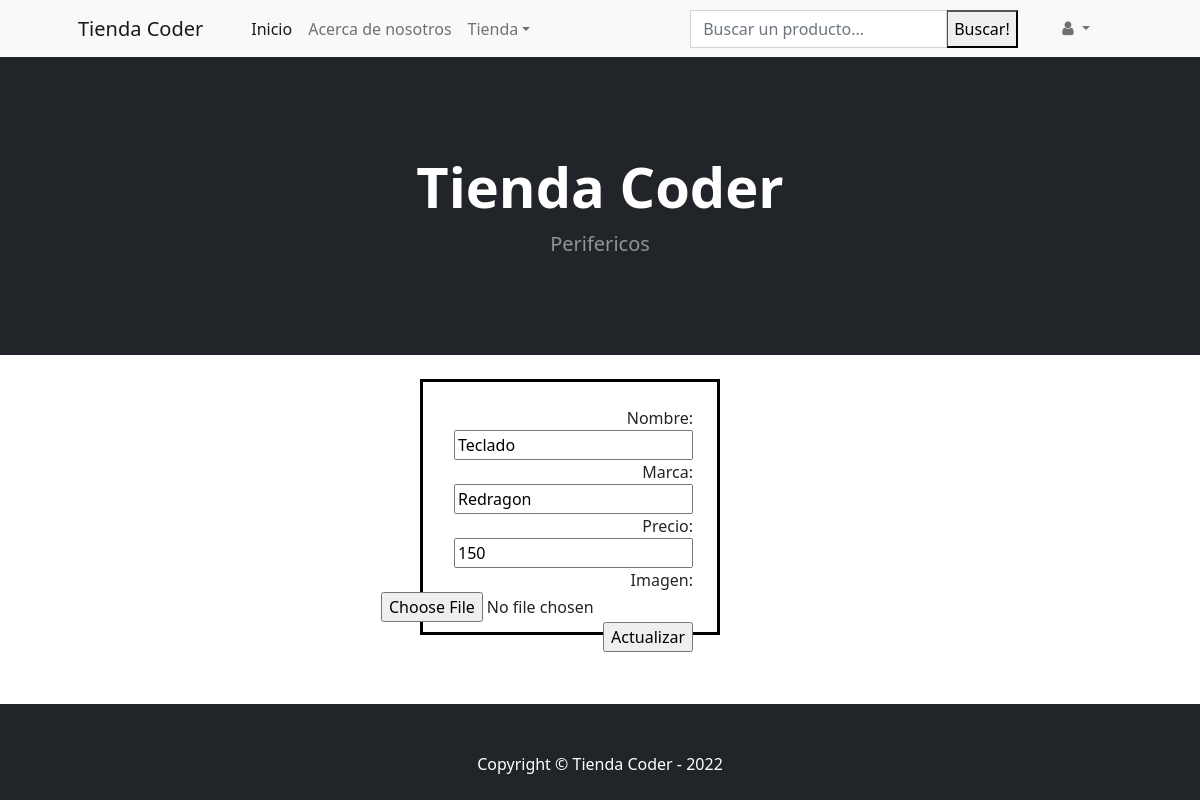
Screenshot of /Tienda_Coder/periferico_editar/6/ with the database file from the repository.
### Tienda_Coder/models.py (models this page shows)
class Perifericos(models.Model):
    nombre = models.CharField(max_length=30)
    marca = models.CharField(max_length=20)
    precio = models.IntegerField()
    imagen = models.ImageField(upload_to='imagen_periferico', null='True', blank='True')

### Tienda_Coder/views.py (the view)
# urls.py: path('Tienda_Coder/periferico_editar/<id>/', Editar_Periferico, name='periferico_editar'),
def Editar_Periferico(request, id):
    periferico = Perifericos.objects.get(id=id)
    if request.method == 'POST':
        form = Perifericos_Form(request.POST)
        if form.is_valid():
            data = form.cleaned_data
            periferico.nombre = data['nombre']
            periferico.marca = data['marca']
            periferico.precio = data['precio']
            periferico.save()
            return redirect('perifericos')
        else:
            return render(request, 'Tienda_Coder/periferico_editar.html', {'form': form, 'errores': form.errors})
    else:
        form = Perifericos_Form(initial={'nombre': periferico.nombre, 'marca': periferico.marca, 'precio': periferico.precio})
        return render(request, 'Tienda_Coder/periferico_editar.html', {'form': form, 'errores': ''})

### Tienda_Coder/forms.py
class Perifericos_Form(forms.Form):
    nombre = forms.CharField()
    marca = forms.CharField()
    precio = forms.IntegerField()
    imagen = forms.ImageField()

### Tienda_Coder/templates/Tienda_Coder/periferico_editar.html (shortened to what this page needs)
{% extends 'Tienda_Coder/base.html' %}
{% load static %}
{% block titulo %}
                    <h1 class="display-4 fw-bolder">Tienda Coder</h1>
                    <p class="lead fw-normal text-white-50 mb-0">Perifericos</p>
{% endblock %}
{% block contenido %}
<form method="post">
    <div class="fromularios">
    {{ form.as_p }}
    <input type="submit" value="Actualizar">
</div>
</form>
{% endblock %}

### rows the page displays
Perifericos: nombre "Teclado", marca "Redragon", precio "150"
